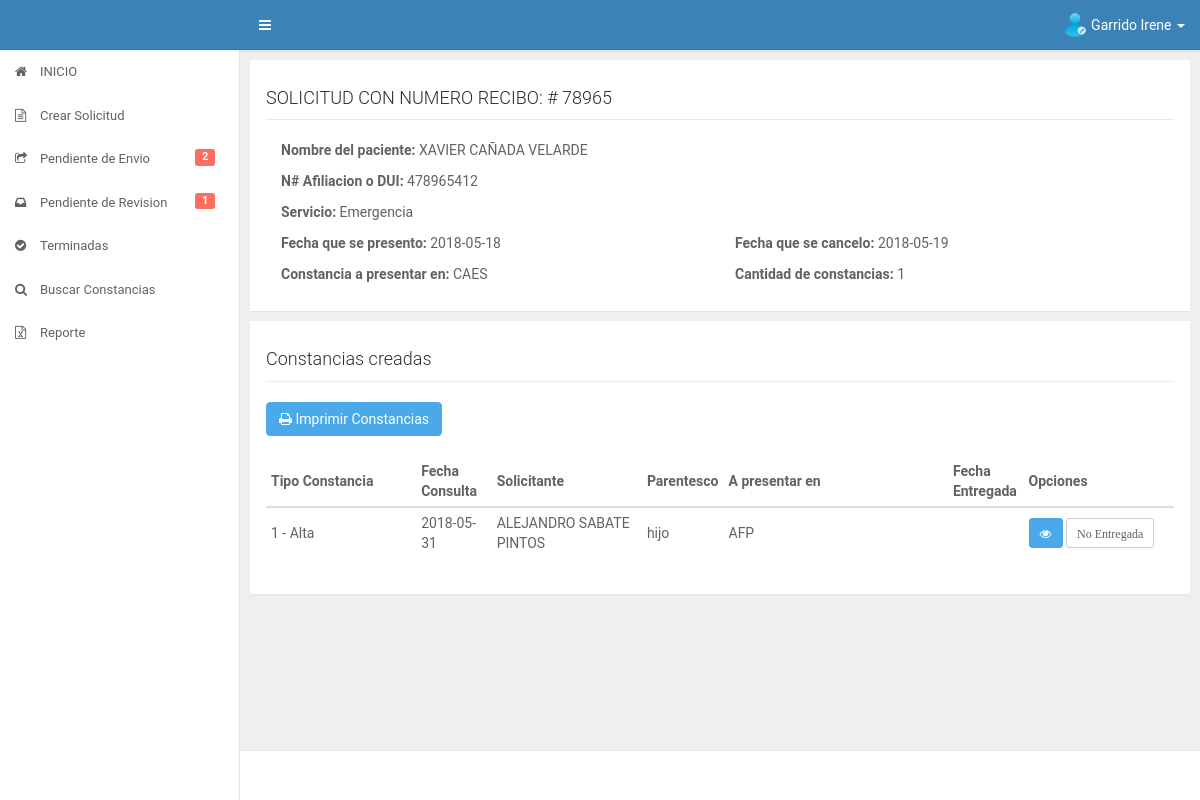
Page /app/secretaria/infoimpresion.php?con=22 (signed in) on the committed database.
### tables this page shows
CREATE TABLE IF NOT EXISTS `datos_iniciales` (
  `id_datos` int(11) NOT NULL AUTO_INCREMENT,
  `fecha` date DEFAULT NULL,
  `numero_recibo` varchar(50) DEFAULT NULL,
  `afiliacion_dui` varchar(30) DEFAULT NULL,
  `nombre_paciente` varchar(300) DEFAULT NULL,
  `destinos` varchar(2000) DEFAULT NULL,
  `id_servicio` int(11) DEFAULT NULL,
  `cantidad` int(11) DEFAULT NULL,
  `fecha_presentado` date DEFAULT NULL,
  `fecha_cancelado` date DEFAULT NULL,
  `precio` float DEFAULT NULL,
  `id_estado` int(11) DEFAULT NULL,
  `id_trabajador` int(11) DEFAULT NULL,
  `fecha_recibido_revision` date DEFAULT NULL,
  `fecha_autorizacion_direccion` date DEFAULT NULL,
  PRIMARY KEY (`id_datos`),
  KEY `FK_diservicio` (`id_servicio`),
  KEY `FK_diestado` (`id_estado`),
  KEY `FK_datos_iniciales_usuario` (`id_trabajador`),
  CONSTRAINT `FK_datos_iniciales_usuario` FOREIGN KEY (`id_trabajador`) REFERENCES `usuario` (`id_user`),
  CONSTRAINT `FK_diestado` FOREIGN KEY (`id_estado`) REFERENCES `estado` (`id_estado`),
  CONSTRAINT `FK_diservicio` FOREIGN KEY (`id_servicio`) REFERENCES `servicios` (`id_servicio`)
);

CREATE TABLE IF NOT EXISTS `servicios` (
  `id_servicio` int(11) NOT NULL AUTO_INCREMENT,
  `nombre_servicio` varchar(200) DEFAULT NULL,
  PRIMARY KEY (`id_servicio`)
);

CREATE TABLE IF NOT EXISTS `datos_complementarios` (
  `id_datosc` int(11) NOT NULL AUTO_INCREMENT,
  `id_constancia` int(11) DEFAULT NULL,
  `id_datos` int(11) DEFAULT NULL,
  `fecha_consulta` date DEFAULT NULL,
  `id_servicio` int(11) DEFAULT NULL,
  `diagnostico` mediumtext,
  `nombre_solicitante` varchar(300) DEFAULT NULL,
  `parentesco` varchar(100) DEFAULT NULL,
  `destino` varchar(300) DEFAULT NULL,
  `fecha_extension` date DEFAULT NULL,
  `id_medico` int(11) DEFAULT NULL,
  `id_jefe` int(11) DEFAULT NULL,
  `id_jefesocial` int(11) DEFAULT NULL,
  `id_director` int(11) DEFAULT NULL,
  `estado` int(11) DEFAULT '0',
  `fecha_entregada` date DEFAULT NULL,
  PRIMARY KEY (`id_datosc`),
  KEY `FK_dcconstancia` (`id_constancia`),
  KEY `FK_dcdatos` (`id_datos`),
  KEY `Fk_dcservicio` (`id_servicio`),
  KEY `FK_dcmedico` (`id_medico`),
  KEY `FK_dcjefe` (`id_jefe`),
  KEY `FK_dcjefesocial` (`id_jefesocial`),
  KEY `FK_dcdirector` (`id_director`),
  CONSTRAINT `FK_dcconstancia` FOREIGN KEY (`id_constancia`) REFERENCES `constancias` (`id_constancia`),
  CONSTRAINT `FK_dcdatos` FOREIGN KEY (`id_datos`) REFERENCES `datos_iniciales` (`id_datos`),
  CONSTRAINT `FK_dcdirector` FOREIGN KEY (`id_director`) REFERENCES `director` (`id_director`),
  CONSTRAINT `FK_dcjefe` FOREIGN KEY (`id_jefe`) REFERENCES `jefe_servicio` (`id_jefe`),
  CONSTRAINT `FK_dcjefesocial` FOREIGN KEY (`id_jefesocial`) REFERENCES `jefe_trabajo_social` (`id_jefesocial`),
  CONSTRAINT `FK_dcmedico` FOREIGN KEY (`id_medico`) REFERENCES `medico_tratante` (`id_medico`),
  CONSTRAINT `Fk_dcservicio` FOREIGN KEY (`id_servicio`) REFERENCES `servicios` (`id_servicio`)
);

CREATE TABLE IF NOT EXISTS `constancias` (
  `id_constancia` int(11) NOT NULL AUTO_INCREMENT,
  `tipo_constancia` varchar(50) DEFAULT NULL,
  PRIMARY KEY (`id_constancia`)
);

### app/secretaria/infoimpresion.php (the view, shortened to what this page needs)
<?php
    include("../core/header.php");
    include("../core/aside.php");
    include("../../config/database.php");
    if(!isset($_GET['con']) || $_GET['con']=='' || $_GET['con']==0)
   	{
?>
	<div id="content" class="ui-content ui-content-aside-overlay">
	    <div class="ui-content-body">
	        <div class="ui-container">
	            <div class="row">
	                <div class="col-md-12 col-lg-12">
	                    <div class="panel">
	                        <div class="panel-body">
	                            <div id="contenido">
	                            	<div class="alert alert-danger">
	                                    <strong>Error!</strong> No se encontro la solicitud.
	                                    <p>Pruebe seleccionado una solicitud en la seccion de pendientes de revision</p>
	                                </div>
	                            </div>
	                        </div>
	                    </div>
	                </div>
	            </div>
	        </div>
	    </div>
	</div>
<?php
   	}
   	else {
   		$contancianum = $_GET['con'];
   		$sqlcomprobar = "SELECT id_datos FROM datos_iniciales WHERE id_datos=? AND id_estado=6";
	   		if($stmtcomp = $conn->prepare($sqlcomprobar)){
	   		$stmtcomp->bind_param('i',$_GET['con']);
	   		$stmtcomp->execute();
	   		$stmtcomp->store_result();
	   		$rowscomp = $stmtcomp->num_rows;
   		}
   		if($rowscomp!=1){
   			?>
		<div id="content" class="ui-content ui-content-aside-overlay">
		    <div class="ui-content-body">
		        <div class="ui-container">
		            <div class="row">
		                <div class="col-md-12 col-lg-12">
		                    <div class="panel">
		                        <div class="panel-body">
		                            <div id="contenido">
		                            	<div class="alert alert-danger">
		                                    <strong>Error!</strong>
		                                    <strong>NO TIENE PERMISOS PARA VER ESTA SOLICITUD</strong>
		                                    <p>Para poder ver la informacion de solicitudes, busque en la seccion de pendientes de revision y seleccione la solicitud que desea ver.</p>
		                                    <p>Gracias!.</p>
		                                </div>
		                            </div>
		                        </div>
		                    </div>
		                </div>
		            </div>
		        </div>
		    </div>
		</div>
   	<?php
   		}
	else{
   		$sqlconstancia = "SELECT dai.id_datos,dai.fecha,dai.numero_recibo,dai.afiliacion_dui,dai.nombre_paciente,dai.destinos,dai.cantidad,ser.nombre_servicio,dai.fecha_presentado,dai.fecha_cancelado FROM datos_iniciales dai INNER JOIN servicios ser ON dai.id_servicio=ser.id_servicio WHERE dai.id_datos=?";
   		if($stmtcons = $conn->prepare($sqlconstancia)){
   			$stmtcons -> bind_param('s',$contancianum);
   			$stmtcons -> execute();
   			$stmtcons -> bind_result($id_datos,$fechacreacion,$nrecibo,$afiliacion,$nombrepaciente,$destinos,$cantidad,$servicio,$fechapresento,$fechacancelo);
   		}
   		$sqlcreadas = "SELECT dat.id_datosc,dat.id_constancia,dat.fecha_consulta,dat.nombre_solicitante,dat.parentesco,dat.destino,dat.fecha_extension,con.tipo_constancia,dat.estado,dat.fecha_entregada FROM datos_complementarios dat INNER JOIN constancias con ON dat.id_constancia=con.id_constancia WHERE dat.id_datos=?";
   		if($stmtcre = $conn->prepare($sqlcreadas)){
   			$stmtcre -> bind_param('i',$contancianum);
   			$stmtcre -> execute();
   			$stmtcre -> store_result();
	    	$rowscre = $stmtcre->num_rows;
   			$stmtcre -> bind_result($id_datosc,$id_constancia,$fecha_consulta,$solicitante,$parentesco,$destinoc,$fecha_extension,$tipoconstancia,$estadocon,$fechaentrega);
   		}
?>
	<div id="content" class="ui-content ui-content-aside-overlay">
	    <div class="ui-content-body">
	        <div class="ui-container">
	            <div class="row">
	                <div class="col-md-12 col-lg-12">
	                    <div class="panel">
	                        <div class="panel-body">
	                            <div id="titulo">
	                            	<h4>SOLICITUD CON NUMERO RECIBO: # <?php echo $nrecibo; ?></h4>
	                            </div>
	                            <div id="contenido">
	                        		<div class="col-md-12">
	                        			<p><strong>Nombre del paciente: </strong><?php echo $nombrepaciente; ?></p>
	                        			<p><strong>N# Afiliacion o DUI: </strong><?php echo $afiliacion; ?></p>
	                        			<p><strong>Servicio: </strong><?php echo $servicio; ?></p>
	                        		</div>
	                        		<div class="col-md-6">
	                        			<p><strong>Fecha que se presento: </strong><?php echo $fechapresento; ?></p>
	                        			<p><strong>Constancia a presentar en: </strong><?php echo $destinos; ?></p>
	                        		</div>
	                        		<div class="col-md-6">
	                        			<p><strong>Fecha que se cancelo: </strong><?php echo $fechacancelo; ?></p>
	                        			<p><strong>Cantidad de constancias: </strong><?php echo $cantidad; ?></p>
	                        		</div>
	                            </div>
	                        </div>
	                    </div>
	                    <div class="panel">
	                        <div class="panel-body">
	                            <div id="titulo">
	                            	<h4>Constancias creadas</h4>
	                            </div>
	                            <div id="contenido">
	                            	<a class="btn btn-info" target="_blank" href="constancias.php?contancianum=<?php echo $contancianum ?>"><i class="fa fa-print"></i> Imprimir Constancias</a>
	                            	<div id="contenido" class="table-responsive">
			                        	<table class="table table-hover table-condensed" id="mitable">
			                                <thead class="thead-inverse">
			                                    <tr>
			                                        <th class="col-md-2">Tipo Constancia</th>
			                                        <th class="col-md-1">Fecha Consulta</th>
			                                        <th class="col-md-2">Solicitante</th>
			                                        <th class="col-md-1">Parentesco</th>
			                                        <th class="col-md-3">A presentar en</th>
			                                        <th class="col-md-1">Fecha Entregada</th>
			                                        <th class="col-md-2">Opciones</th>
			                                    </tr>
			                                </thead>
			                                <tbody>
			                                <?php
                                            if($rowscre>0){
                                            	$cont=1;
                                                while ($stmtcre->fetch()) {
                                                	$id_tipo=0;
                                                	switch ($id_constancia) {
                                                		case '1':
                                                			$sqltipo = "SELECT id_datosca FROM datos_const_alta WHERE id_datosc=?";
                                                			if($stmttipo = $conn->prepare($sqltipo)){
                                                				$stmttipo->bind_param('i',$id_datosc);
                                                				$stmttipo->execute();
                                                				$stmttipo->bind_result($id_tipo);
                                                			}
                                                			break;
                                                	}
	                                        ?>
	                                            <tr>
	                                                <td><?php echo $cont." - ".$tipoconstancia; ?></td>
	                                                <td><?php echo $fecha_consulta; ?></td>
	                                                <td><?php echo $solicitante; ?></td>
	                                                <td><?php echo $parentesco; ?></td>
	                                                <td><?php echo $destinoc; ?></td>
	                                                <td id='tablefecha<?php echo $id_datosc; ?>'><?php echo $fechaentrega; ?></td>
	                                                <td><a href="viewconstanciaimpresion.php?con=<?php echo $id_datosc; ?>&alt=<?php echo $id_tipo ?>" class="btn btn-info btn-sm" data-toggle="tooltip" data-placement="left" title="Ver Detalle"><i class="fa fa-eye"></i></a> <?php if($fechaentrega!=null){ ?><a href="javascript:;" class="btn btn-success btn-sm estado" id="estado<?php echo $id_datosc ?>" data-entrega="<?php echo $fechaentrega; ?>" data-constancia="<?php echo $id_datosc; ?>"><i class="fa fa-check"> Entregada</i></a><?php } else{ ?><a href="javascript:;" class="btn btn-default btn-sm estado" id="estado<?php echo $id_datosc ?>" data-entrega="<?php echo $fechaentrega; ?>" data-constancia="<?php echo $id_datosc; ?>"><i class="fa "> No Entregada</i></a><?php } ?></td>
	                                            </tr>
	                                        <?php 	$cont=$cont+1;
	                                                }
	                                            }
	                                        ?>
			                                </tbody>
			                            </table>
			                        </div>
	                            </div>
	                        </div>
	                    </div>
	                </div>
	            </div>
	        </div>
	    </div>
	</div>
<?php
	include("../core/footer.php");
	}
   }
?>

### assets/css/main.css (style rules this page uses)
.row { margin-right: -5px; margin-left: -5px; }
.ui-content-body .row > [class^="col-"], .ui-content-body .row > [class*="col-"] { padding-left: 5px; padding-right: 5px; }
.panel { margin-bottom: 10px; -webkit-border-radius: 0; border-radius: 0; }
.panel { position: relative; }
.ui-content { width: 100%; height: 100%; margin-left: 0; -webkit-transition: margin-left .3s; transition: margin-left .3s; }
.ui-content::before, .ui-content::after { display: table; content: " "; }
.ui-content::after { clear: both; }
.ui-content-body { float: left; width: 100%; margin-bottom: 40px; padding: 10px; }
@media (min-width: 768px) { .ui-content { width: auto; margin-left: 240px; -webkit-transition: all .299s; transition: all .299s; } }
@media (min-width: 1200px) { .ui-content.ui-content-aside-overlay .ui-container { margin-right: 0; } }
@media (min-width: 1200px) { .ui-container { margin-right: 0; -webkit-transition: margin-right .3s; transition: margin-right .3s; } }
html, body { width: 100%; height: 100%; }
body { font-size: 14px; color: #626262; background-color: #EFEFEF; -webkit-font-smoothing: antialiased; line-height: 1.5; letter-spacing: 0; overflow-x: hidden; }
h1, h2, h3, h4, h5, h6 { font-weight: 300; line-height: 1.3; color: #2c2c2c; }
h4, .h4 { font-size: 18px; }
a { color: inherit; }
.table thead tr th, .table tbody tr td, .table tbody tr td * { vertical-align: middle; }
.btn { background-color: transparent; color: inherit; }
.btn-info { color: #ffffff; background-color: #4aa9e9; border-color: #4aa9e9; }

### assets/css/style.css (style rules this page uses)
body { font-family: 'Roboto', sans-serif; }
#titulo { border-bottom: 1px solid #eaeaea; }
#contenido { margin-top: 20px; }

### rows in the picture
datos_iniciales: numero_recibo "78965", nombre_paciente "XAVIER CAÑADA VELARDE", afiliacion_dui "478965412", id_servicio.nombre_servicio "Emergencia", fecha_presentado "2018-05-18", destinos "CAES", fecha_cancelado "2018-05-19", cantidad "1"
datos_complementarios: id_constancia.tipo_constancia "Alta", fecha_consulta "2018-05-31", nombre_solicitante "ALEJANDRO SABATE PINTOS", parentesco "hijo", destino "AFP"

### other values in the picture
$_SESSION['nombre'] "Garrido Irene"
$mispendientes "2"
$mispendientesrev "1"
